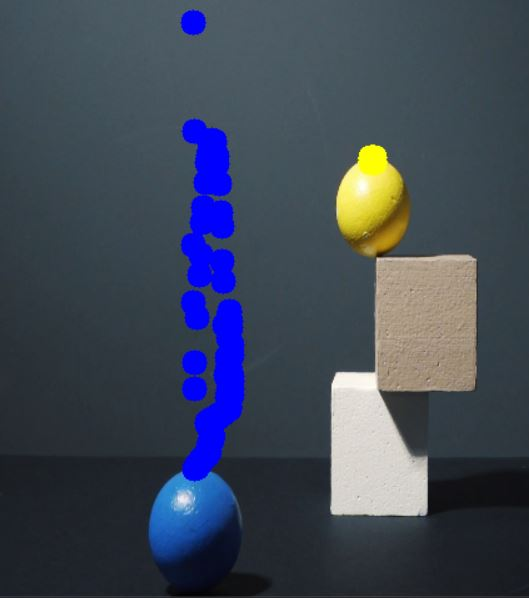
#> input picture balls_image.jpg, 529 x 598 px, given in place of balls.mp4, which was not available
$ python main.py
#> lines starting #> are read from the running program, lines starting #| are printed output that depends on the picture; after the words box and inside, x2 and y2 are one past the last pixel; in counts of white or black regions, pixels touching at a corner belong together; pictures that were not available may be replaced by others from this repository, and a replacement may not be noted
import cv2
import numpy as np

frameWidth = 640
frameHeight = 480

cap = cv2.VideoCapture("F:/AI/CV/balls.mp4")
cap.set(3, frameWidth)
cap.set(4, frameHeight)
cap.set(10, 150)

myColors = [
    [22, 93, 0, 45, 255, 255],
    [100, 150, 0, 140, 255, 255]
]

myColorValues = [
    [0, 255, 255],
    [255, 0, 0]
]


myPoints = []

def findColor(img, myColors, myColorValues):
    imgHSV = cv2.cvtColor(img, cv2.COLOR_BGR2HSV)
    newPoints = []
    for count, color in enumerate(myColors):
        lower = np.array(color[0:3])
        upper = np.array(color[3:6])
        mask = cv2.inRange(imgHSV, lower, upper)
        x, y = getContours(mask)
        if x != 0 and y != 0:
            newPoints.append([x, y, count])
            cv2.circle(imgResult, (x, y), 10, myColorValues[count], cv2.FILLED)
    return newPoints

def getContours(img):
    contours, _ = cv2.findContours(img, cv2.RETR_EXTERNAL, cv2.CHAIN_APPROX_NONE)
    x, y, w, h = 0, 0, 0, 0
    for cnt in contours:
        area = cv2.contourArea(cnt)
        if area > 500:
            peri = cv2.arcLength(cnt, True)
            approx = cv2.approxPolyDP(cnt, 0.02 * peri, True)
            x, y, w, h = cv2.boundingRect(approx)
    return x + w // 2, y

def drawOnCanvas(myPoints, myColorValues):
    for point in myPoints:
        cv2.circle(imgResult, (point[0], point[1]), 10, myColorValues[point[2]], cv2.FILLED)

while True:
    success, img = cap.read()
#> img is the input picture: shape (598, 529, 3); mean B, G, R 86.7, 71.6, 63.1
    if not success:
        break
    img = cv2.resize(img, (frameWidth, frameHeight))
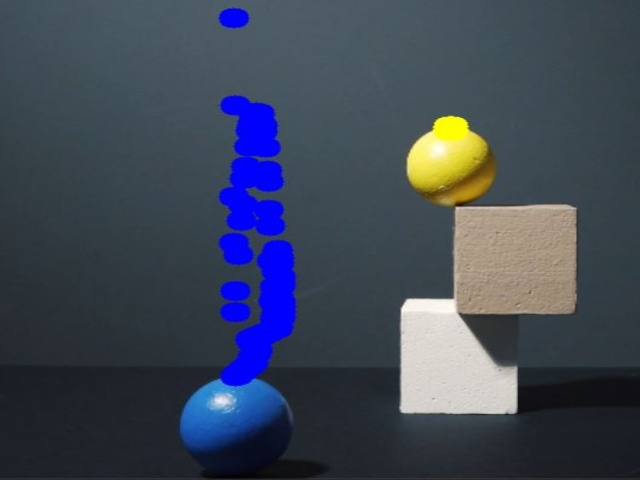
#> img: shape (480, 640, 3); mean B, G, R 86.6, 71.6, 63.1
    imgResult = img.copy()
    newPoints = findColor(img, myColors, myColorValues)
#> in findColor, `imgHSV = cv2.cvtColor(img, cv2.COLOR_BGR2HSV)`: imgHSV: shape (480, 640, 3); mean H, S, V 95.9, 76.9, 91.3
#> the loop in findColor, `for count, color in enumerate(myColors):` made 2 passes
#> (x, y) on passes 1 to 2: (451, 117), (234, 8)
#> pass 1, in findColor, `mask = cv2.inRange(imgHSV, lower, upper)`:
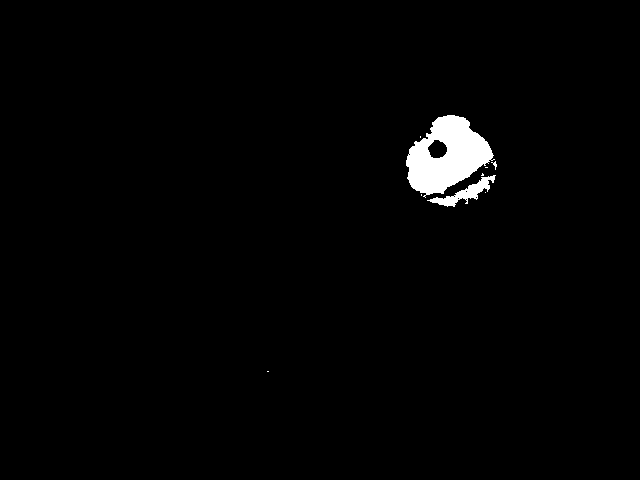
#> mask: shape (480, 640); 1.6% white; 9 white regions (6 under 20 px), largest, box (x1, y1, x2, y2) and area: (406, 115, 495, 198) 4254, (427, 175, 496, 207) 631, (491, 161, 497, 170) 20
#> pass 2, in findColor, `mask = cv2.inRange(imgHSV, lower, upper)`:
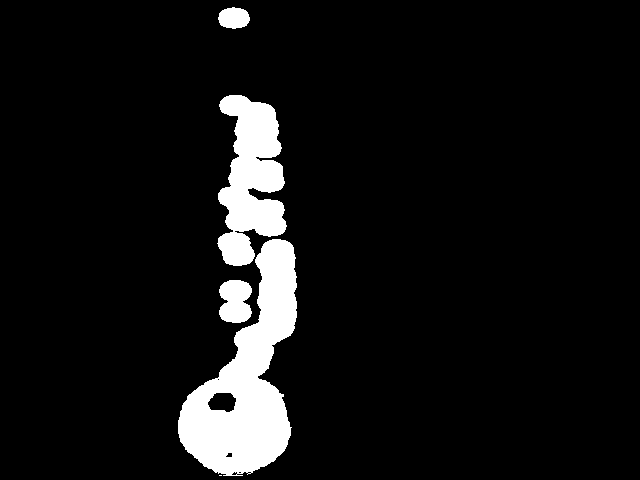
#> mask: shape (480, 640); 7.5% white; 5 white regions (1 under 20 px), largest, box (x1, y1, x2, y2) and area: (178, 239, 297, 476) 13730, (217, 95, 287, 266) 7573, (219, 280, 252, 323) 1162, (218, 7, 250, 29) 544
#> after the loop in findColor, `for count, color in enumerate(myColors):`:
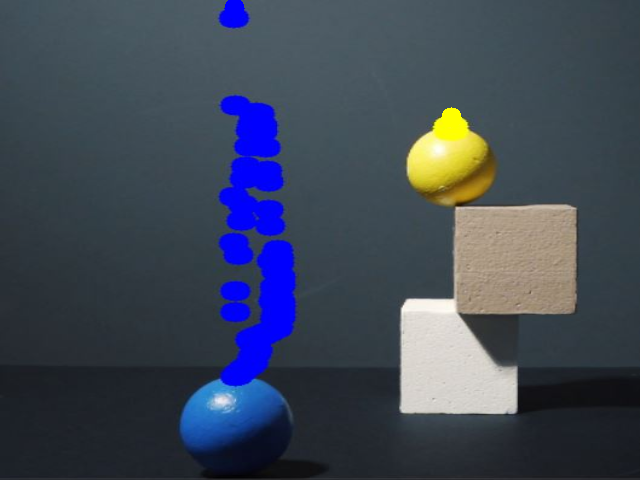
#> imgResult: shape (480, 640, 3); 0.2% of pixels changed, all inside (x1, y1, x2, y2) = (224, 0, 462, 128)
#> after the loop in findColor, `for count, color in enumerate(myColors):`: newPoints = [[451, 117, 0], [234, 8, 1]]
#> newPoints = [[451, 117, 0], [234, 8, 1]]
    if newPoints:
        myPoints.extend(newPoints)
    if myPoints:
        drawOnCanvas(myPoints, myColorValues)
#> the loop in drawOnCanvas, `for point in myPoints:` made 2 passes
    cv2.imshow("Result", imgResult)
    if cv2.waitKey(30) & 0xFF == ord('q'):
#> (key q is pressed here)
        break

cap.release()
cv2.destroyAllWindows()
